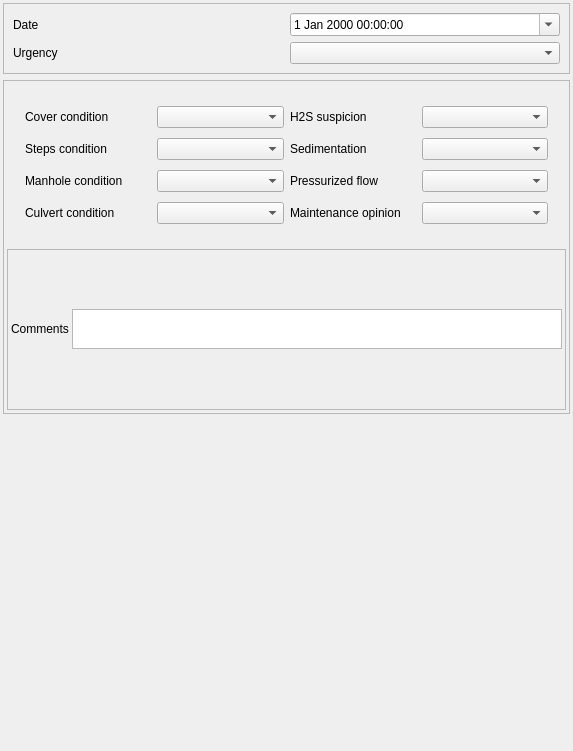
<?xml version="1.0" encoding="UTF-8"?>
<ui version="4.0">
 <class>Form_base3_ud</class>
 <widget class="QWidget" name="Form_base3_ud">
  <property name="geometry">
   <rect>
    <x>0</x>
    <y>0</y>
    <width>573</width>
    <height>751</height>
   </rect>
  </property>
  <property name="windowTitle">
   <string>Form</string>
  </property>
  <layout class="QVBoxLayout" name="verticalLayout">
   <property name="leftMargin">
    <number>3</number>
   </property>
   <property name="topMargin">
    <number>3</number>
   </property>
   <property name="rightMargin">
    <number>3</number>
   </property>
   <property name="bottomMargin">
    <number>3</number>
   </property>
   <item>
    <widget class="QFrame" name="frame">
     <property name="frameShape">
      <enum>QFrame::StyledPanel</enum>
     </property>
     <property name="frameShadow">
      <enum>QFrame::Raised</enum>
     </property>
     <layout class="QGridLayout" name="gridLayout_3">
      <item row="0" column="0">
       <widget class="QLabel" name="label">
        <property name="text">
         <string>Date</string>
        </property>
       </widget>
      </item>
      <item row="1" column="0">
       <widget class="QLabel" name="label_5">
        <property name="text">
         <string>Urgency</string>
        </property>
       </widget>
      </item>
      <item row="1" column="1">
       <widget class="QComboBox" name="comboBox_urgence"/>
      </item>
      <item row="0" column="1">
       <widget class="QDateTimeEdit" name="dateTimeEdit">
        <property name="calendarPopup">
         <bool>true</bool>
        </property>
       </widget>
      </item>
     </layout>
    </widget>
   </item>
   <item>
    <widget class="QFrame" name="frame_3">
     <property name="frameShape">
      <enum>QFrame::StyledPanel</enum>
     </property>
     <property name="frameShadow">
      <enum>QFrame::Raised</enum>
     </property>
     <layout class="QVBoxLayout" name="verticalLayout_3">
      <property name="spacing">
       <number>3</number>
      </property>
      <property name="leftMargin">
       <number>3</number>
      </property>
      <property name="topMargin">
       <number>3</number>
      </property>
      <property name="rightMargin">
       <number>3</number>
      </property>
      <property name="bottomMargin">
       <number>3</number>
      </property>
      <item>
       <widget class="QStackedWidget" name="stackedWidget">
        <property name="currentIndex">
         <number>1</number>
        </property>
        <widget class="QWidget" name="page">
         <layout class="QGridLayout" name="gridLayout" columnstretch="1,5,1">
          <item row="5" column="0">
           <widget class="QLabel" name="label_6">
            <property name="text">
             <string>Progression</string>
            </property>
           </widget>
          </item>
          <item row="1" column="0">
           <widget class="QLabel" name="label_2">
            <property name="text">
             <string>Number</string>
            </property>
           </widget>
          </item>
          <item row="1" column="1">
           <widget class="QSpinBox" name="spinBox_nombre">
            <property name="minimum">
             <number>-1</number>
            </property>
           </widget>
          </item>
          <item row="1" column="2">
           <widget class="QToolButton" name="toolButton_calc_nb">
            <property name="text">
             <string/>
            </property>
            <property name="icon">
             <iconset>
              <normaloff>:/plugins/Lamia/icons/numpad.png</normaloff>:/plugins/Lamia/icons/numpad.png</iconset>
            </property>
           </widget>
          </item>
          <item row="5" column="1" colspan="2">
           <widget class="QTextEdit" name="textEdit_evolution">
            <property name="sizePolicy">
             <sizepolicy hsizetype="Expanding" vsizetype="Expanding">
              <horstretch>0</horstretch>
              <verstretch>0</verstretch>
             </sizepolicy>
            </property>
            <property name="maximumSize">
             <size>
              <width>16777215</width>
              <height>40</height>
             </size>
            </property>
           </widget>
          </item>
         </layout>
        </widget>
        <widget class="QWidget" name="page_2">
         <layout class="QGridLayout" name="gridLayout_2">
          <item row="0" column="0">
           <widget class="QStackedWidget" name="stackedWidget_2">
            <property name="currentIndex">
             <number>0</number>
            </property>
            <widget class="QWidget" name="page_6">
             <layout class="QGridLayout" name="gridLayout_5">
              <item row="0" column="0">
               <widget class="QLabel" name="label_10">
                <property name="text">
                 <string>Cover condition</string>
                </property>
               </widget>
              </item>
              <item row="0" column="1">
               <widget class="QComboBox" name="comboBox_etattampon"/>
              </item>
              <item row="1" column="0">
               <widget class="QLabel" name="label_11">
                <property name="text">
                 <string>Steps condition</string>
                </property>
               </widget>
              </item>
              <item row="3" column="0">
               <widget class="QLabel" name="label_13">
                <property name="text">
                 <string>Culvert condition</string>
                </property>
               </widget>
              </item>
              <item row="1" column="1">
               <widget class="QComboBox" name="comboBox_etatechelon"/>
              </item>
              <item row="2" column="0">
               <widget class="QLabel" name="label_12">
                <property name="text">
                 <string>Manhole condition</string>
                </property>
               </widget>
              </item>
              <item row="2" column="1">
               <widget class="QComboBox" name="comboBox_etatregard"/>
              </item>
              <item row="3" column="1">
               <widget class="QComboBox" name="comboBox_etatcunette"/>
              </item>
              <item row="0" column="2">
               <widget class="QLabel" name="label_14">
                <property name="text">
                 <string>H2S suspicion</string>
                </property>
               </widget>
              </item>
              <item row="0" column="3">
               <widget class="QComboBox" name="comboBox_h2s"/>
              </item>
              <item row="1" column="2">
               <widget class="QLabel" name="label_15">
                <property name="text">
                 <string>Sedimentation</string>
                </property>
               </widget>
              </item>
              <item row="1" column="3">
               <widget class="QComboBox" name="comboBox_depot"/>
              </item>
              <item row="2" column="2">
               <widget class="QLabel" name="label_16">
                <property name="text">
                 <string>Pressurized flow</string>
                </property>
               </widget>
              </item>
              <item row="2" column="3">
               <widget class="QComboBox" name="comboBox_miseencharge"/>
              </item>
              <item row="3" column="2">
               <widget class="QLabel" name="label_17">
                <property name="text">
                 <string>Maintenance opinion</string>
                </property>
               </widget>
              </item>
              <item row="3" column="3">
               <widget class="QComboBox" name="comboBox_entretiengeneral"/>
              </item>
             </layout>
            </widget>
            <widget class="QWidget" name="page_7">
             <layout class="QGridLayout" name="gridLayout_4">
              <item row="1" column="0">
               <widget class="QLabel" name="label_4">
                <property name="text">
                 <string>Sum condition</string>
                </property>
               </widget>
              </item>
              <item row="1" column="1">
               <widget class="QComboBox" name="comboBox_etatbache"/>
              </item>
              <item row="0" column="0">
               <widget class="QLabel" name="label_3">
                <property name="text">
                 <string>Cover condition</string>
                </property>
               </widget>
              </item>
              <item row="0" column="1">
               <widget class="QComboBox" name="comboBox_PRetattampon"/>
              </item>
              <item row="2" column="0">
               <widget class="QLabel" name="label_8">
                <property name="text">
                 <string>Floats condition</string>
                </property>
               </widget>
              </item>
              <item row="2" column="1">
               <widget class="QComboBox" name="comboBox_etatasservissement"/>
              </item>
             </layout>
            </widget>
            <widget class="QWidget" name="page_4">
             <layout class="QGridLayout" name="gridLayout_7">
              <item row="0" column="0">
               <widget class="QLabel" name="label_18">
                <property name="text">
                 <string>General condition</string>
                </property>
               </widget>
              </item>
              <item row="1" column="0">
               <widget class="QLabel" name="label_19">
                <property name="text">
                 <string>Sedimentation/clutter</string>
                </property>
               </widget>
              </item>
              <item row="1" column="1">
               <widget class="QComboBox" name="comboBox_DSHencombrement"/>
              </item>
              <item row="0" column="1">
               <widget class="QComboBox" name="comboBox_DSHetageneral"/>
              </item>
             </layout>
            </widget>
            <widget class="QWidget" name="page_5">
             <layout class="QGridLayout" name="gridLayout_8">
              <item row="0" column="0">
               <widget class="QLabel" name="label_20">
                <property name="text">
                 <string>General condition</string>
                </property>
               </widget>
              </item>
              <item row="0" column="1">
               <widget class="QComboBox" name="comboBox_DIVetatgeneral"/>
              </item>
             </layout>
            </widget>
           </widget>
          </item>
         </layout>
        </widget>
        <widget class="QWidget" name="page_3">
         <layout class="QVBoxLayout" name="verticalLayout_2">
          <item>
           <widget class="QLabel" name="label_9">
            <property name="text">
             <string>Equip</string>
            </property>
           </widget>
          </item>
         </layout>
        </widget>
       </widget>
      </item>
      <item>
       <widget class="QFrame" name="frame_4">
        <property name="frameShape">
         <enum>QFrame::StyledPanel</enum>
        </property>
        <property name="frameShadow">
         <enum>QFrame::Raised</enum>
        </property>
        <layout class="QGridLayout" name="gridLayout_6">
         <property name="leftMargin">
          <number>3</number>
         </property>
         <property name="topMargin">
          <number>3</number>
         </property>
         <property name="rightMargin">
          <number>3</number>
         </property>
         <property name="bottomMargin">
          <number>3</number>
         </property>
         <property name="spacing">
          <number>3</number>
         </property>
         <item row="1" column="0">
          <widget class="QLabel" name="label_7">
           <property name="text">
            <string>Comments</string>
           </property>
          </widget>
         </item>
         <item row="1" column="1">
          <widget class="QTextEdit" name="textEdit_comm">
           <property name="sizePolicy">
            <sizepolicy hsizetype="Expanding" vsizetype="Expanding">
             <horstretch>0</horstretch>
             <verstretch>0</verstretch>
            </sizepolicy>
           </property>
           <property name="maximumSize">
            <size>
             <width>16777215</width>
             <height>40</height>
            </size>
           </property>
          </widget>
         </item>
        </layout>
       </widget>
      </item>
     </layout>
    </widget>
   </item>
   <item>
    <spacer name="verticalSpacer">
     <property name="orientation">
      <enum>Qt::Vertical</enum>
     </property>
     <property name="sizeHint" stdset="0">
      <size>
       <width>20</width>
       <height>40</height>
      </size>
     </property>
    </spacer>
   </item>
  </layout>
 </widget>
 <resources/>
 <connections/>
</ui>
